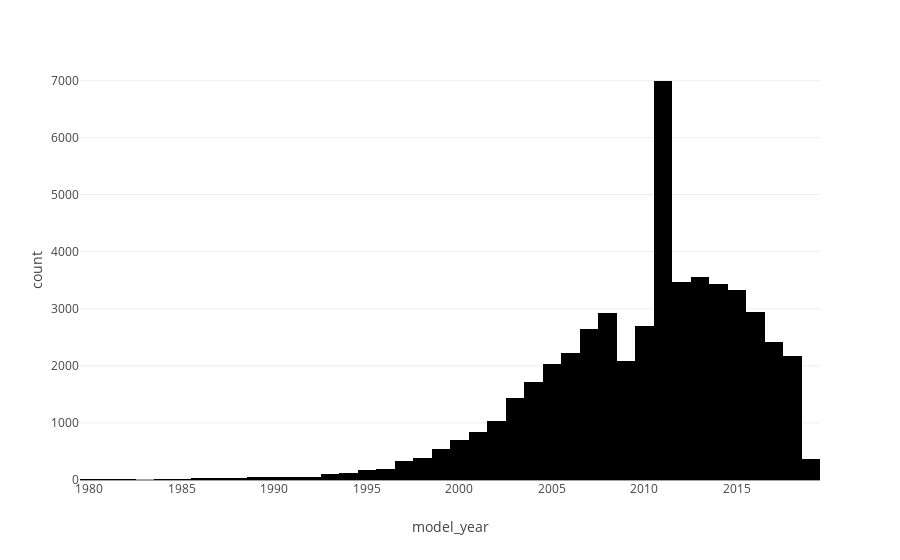

Write notebook code for a chart like this one.
### Code cell
fig2 = px.histogram(vehiclesv1, x='model_year')

fig2.show()

### Figure 1 — Plotly figure (JSON) as saved in the notebook; plotly's stock layout.template omitted (floating-point values rounded to 4 significant figures; data arrays with more than 128 entries replaced by an {"elided": "..."} marker saying what was removed)
{"data": [{"alignmentgroup": "True", "bingroup": "x", "hovertemplate": "model_year=%{x}<br>count=%{y}<extra></extra>", "legendgroup": "", "marker": {"color": "#000001", "pattern": {"shape": ""}}, "name": "", "offsetgroup": "", "orientation": "v", "showlegend": false, "type": "histogram", "x": {"elided": "51269 int values"}, "xaxis": "x", "yaxis": "y"}], "layout": {"autosize": true, "barmode": "relative", "legend": {"tracegroupgap": 0}, "margin": {"t": 60}, "xaxis": {"anchor": "y", "autorange": true, "domain": [0, 1], "range": [1980.0, 2020.0], "title": {"text": "model_year"}, "type": "linear"}, "yaxis": {"anchor": "x", "autorange": true, "domain": [0, 1], "range": [0, 7358.0], "title": {"text": "count"}}}}
